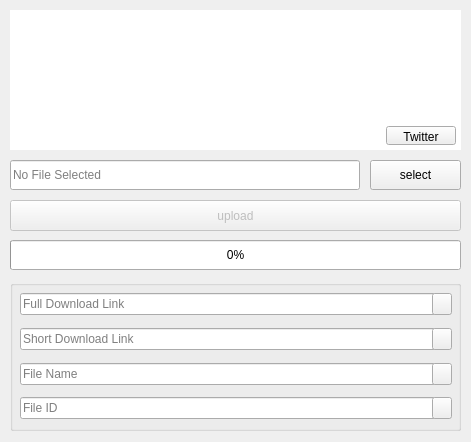
<?xml version="1.0" encoding="UTF-8"?>
<ui version="4.0">
 <class>anonfiles</class>
 <widget class="QMainWindow" name="anonfiles">
  <property name="geometry">
   <rect>
    <x>0</x>
    <y>0</y>
    <width>471</width>
    <height>442</height>
   </rect>
  </property>
  <property name="minimumSize">
   <size>
    <width>471</width>
    <height>442</height>
   </size>
  </property>
  <property name="maximumSize">
   <size>
    <width>471</width>
    <height>442</height>
   </size>
  </property>
  <property name="windowTitle">
   <string>anonfiles | anonymous file upload</string>
  </property>
  <property name="windowIcon">
   <iconset resource="anonfilesrc.qrc">
    <normaloff>:/images/assets/logo-24x24.ico</normaloff>:/images/assets/logo-24x24.ico</iconset>
  </property>
  <property name="styleSheet">
   <string notr="true">QMainWindow &gt; QWidget{
	background-color:#1e2228;
}
QPushButton {
	background-color:#373e47;
	border:1px solid #444c56;
	color:#adbac7;
	border-radius:6;
	padding-left:1px;
	font: 9pt &quot;Titillium Web&quot;;
	padding-bottom: 2px;
}
QPushButton[cls=&quot;icon&quot;] {
	padding-top: 2px;
}
QPushButton:hover{
	background-color:#444c56;
	border-color:#768390;
}
QPushButton:pressed{
	background-color:#373e47;
}
QPushButton[cls=&quot;primary&quot;] {
	background-color: #373e47;
	border:1px solid #444c56;
	color:#539bf5;
	border-radius:6;
	padding-left:1px;
	padding-bottom: 2px;
}
QPushButton[cls=&quot;primary&quot;]:hover{
	border-color:#539bf5;
}
QPushButton[cls=&quot;primary&quot;]:pressed{
	background-color: #1b4b91;
	color: #fff;
}
QPushButton[cls=&quot;danger&quot;] {
	background-color:#373e47;
	border:1px solid #444c56;
	color:rgb(255, 96, 91);
	border-radius:6;
	padding-left:1px;
	padding-bottom: 2px;
}
QPushButton[cls=&quot;danger&quot;]:hover{
	background-color:#e5534b;
	border-color:#e5534b;
	color:#fff;
}
QPushButton[cls=&quot;danger&quot;]:pressed{
	background-color:#c93c37;
}
QPushButton[cls=&quot;warning&quot;] {
	background-color:#373e47;
	border:1px solid #444c56;
	color:#daaa3f;
	border-radius:6;
	padding-left:1px;
	padding-bottom: 2px;
}
QPushButton[cls=&quot;warning&quot;]:hover{
	border-color:#daaa3f;
	background-color:#daaa3f;
	color:#fff
}
QPushButton[cls=&quot;warning&quot;]:pressed{
	background-color:rgb(171, 132, 49)
}
QPushButton[cls=&quot;success&quot;] {
	background-color:#347d39;
	border:1px solid #46954a;
	color:#fff;
	border-radius:6;
	padding-left:1px;
	padding-bottom: 2px;
}
QPushButton[cls=&quot;success&quot;]:hover{
	background-color:#46954a;
}
QPushButton[cls=&quot;success&quot;]:pressed{
	background-color:#347d39;
	border-color:#57ab5a;
	color: #fff;
}
QLineEdit{
	border:1px solid;
	background-color:#22272e;
	border-color:#373e47;
	border-radius:6;
	color:#adbac7;
	padding-left:3px;
	padding-right:3px;
	padding-bottom:2px;
	padding-top:1px;
	font: 9pt &quot;Titillium Web&quot;;
}
QLineEdit[echoMode=&quot;2&quot;] {
	padding-bottom:4px;
}
QGroupBox{
	background-color:#22272e;
	border-radius:5;
	border:1px solid #373e47;
}
QGroupBox:title{
	border-radius:1px;
	border:1px solid #768390;
	color:#768390;
	subcontrol-origin: margin;
	subcontrol-position: top center;
	padding-left: 10px;
	padding-right: 10px;
	padding-top:1px;
	padding-bottom:1px;
}
QGroupBox[cls=&quot;warning&quot;]{
	background-color:rgba(174,124,20,0.4);
	border-color:#daaa3f;
}
QGroupBox:title[cls=&quot;warning&quot;]{
	border-color:#daaa3f;
	color:#daaa3f;
}
QTextBrowser{
	border-radius:5px;
	border:1px solid #768390;
	color:#adbac7;
	selection-background-color:rgba( 255, 255, 255, 0% );
	selection-color:#539bf5;
	background-attachment: none;
	font: 8pt &quot;Titillium Web&quot;;
}
*{
	selection-background-color:rgba( 255, 255, 255, 0% );
	selection-color:#539bf5;
	color:#adbac7;
}
QProgressBar{
	border-radius:6;
	border:1px solid #373e47;
	background: #2d333b;
	padding: 2px;
	text-align:center;
	color:#539bf5;
	font: 9pt &quot;Titillium Web&quot;;
}
QProgressBar::chunk:horizontal {
	border-radius:4;
	background: #768390;
}
QLabel{
	background: transparent;
	color:#adbac7;
	font: 10pt &quot;Titillium Web&quot;;
}
QLabel[cls=&quot;tag&quot;]{
	color:#539bf5;
	backgound:#253041;
	border: 1px solid #253041;
	border-radius:6;
	padding-bottom:2px;
}
QTabBar::tab {
	padding-left: 10px;
	padding-right: 10px;
	padding-top: 3px;
	padding-bottom: 3px;
	margin-right:2px;
	margin-bottom:2px;
	border-radius:2px;
	background-color:#1e2228;
	color:#adbac7;
	font: 63 9pt &quot;Titillium Web&quot;;
}
QTabBar::tab:selected {
	background:#373e47;
}
QTabWidget::pane { 
	border:0.2em solid #373e47;
	border-radius:2px;
	background-color:#22272e;
}
QGraphicsView{
	border:1px solid #444c56;
	border-radius:5;
}
QFrame{
	background-color:#2d333b;
}
Line{
	background-color:#444c56;
	border:none;
}
QScrollArea{
	background-color:#1e2228;
}
QTextEdit{
	border:1px solid #373e47;
	border-radius:5;
	
}
QMenuBar{
	margin:1px;
	margin-bottom:2px;
	border-bottom:1px solid #444c56;
}
QMenuBar:item{
	background-color:#373e47;
	border:1px solid #444c56;
	padding-left:7px;
	padding-right:7px;
	padding-top:1px;
	padding-bottom:1px;
	border-radius:2px;
	margin-right:1px;
}
QMenu{
	background-color:#373e47;
	border:1px solid #444c56;
	border-radius:2;
}
QToolTip {
     background-color:#22272e;
	border-radius:5;
	border:1px solid;
	border-color:#768390;
}</string>
  </property>
  <widget class="QWidget" name="centralwidget">
   <widget class="QGraphicsView" name="graphicsView">
    <property name="geometry">
     <rect>
      <x>10</x>
      <y>10</y>
      <width>451</width>
      <height>140</height>
     </rect>
    </property>
    <property name="styleSheet">
     <string notr="true">background-image: url(:/images/assets/anonfiles-logo.png);</string>
    </property>
    <property name="frameShape">
     <enum>QFrame::NoFrame</enum>
    </property>
   </widget>
   <widget class="QLineEdit" name="file_path">
    <property name="geometry">
     <rect>
      <x>10</x>
      <y>160</y>
      <width>350</width>
      <height>30</height>
     </rect>
    </property>
    <property name="text">
     <string/>
    </property>
    <property name="readOnly">
     <bool>true</bool>
    </property>
    <property name="placeholderText">
     <string>No File Selected</string>
    </property>
   </widget>
   <widget class="QPushButton" name="btn_select">
    <property name="geometry">
     <rect>
      <x>370</x>
      <y>160</y>
      <width>91</width>
      <height>30</height>
     </rect>
    </property>
    <property name="cursor">
     <cursorShape>PointingHandCursor</cursorShape>
    </property>
    <property name="toolTip">
     <string>&lt;html&gt;&lt;head/&gt;&lt;body&gt;&lt;p&gt;Select file to Upload&lt;/p&gt;&lt;/body&gt;&lt;/html&gt;</string>
    </property>
    <property name="text">
     <string>select</string>
    </property>
    <property name="cls" stdset="0">
     <string>primary</string>
    </property>
   </widget>
   <widget class="QProgressBar" name="upload_progress">
    <property name="geometry">
     <rect>
      <x>10</x>
      <y>240</y>
      <width>451</width>
      <height>30</height>
     </rect>
    </property>
    <property name="value">
     <number>0</number>
    </property>
    <property name="textVisible">
     <bool>true</bool>
    </property>
   </widget>
   <widget class="QGroupBox" name="groupBox">
    <property name="geometry">
     <rect>
      <x>10</x>
      <y>280</y>
      <width>451</width>
      <height>151</height>
     </rect>
    </property>
    <property name="title">
     <string/>
    </property>
    <widget class="QLineEdit" name="Flink">
     <property name="geometry">
      <rect>
       <x>10</x>
       <y>13</y>
       <width>431</width>
       <height>22</height>
      </rect>
     </property>
     <property name="readOnly">
      <bool>true</bool>
     </property>
     <property name="placeholderText">
      <string>Full Download Link</string>
     </property>
    </widget>
    <widget class="QLineEdit" name="Slink">
     <property name="geometry">
      <rect>
       <x>10</x>
       <y>48</y>
       <width>431</width>
       <height>22</height>
      </rect>
     </property>
     <property name="readOnly">
      <bool>true</bool>
     </property>
     <property name="placeholderText">
      <string>Short Download Link</string>
     </property>
    </widget>
    <widget class="QLineEdit" name="Fname">
     <property name="geometry">
      <rect>
       <x>10</x>
       <y>83</y>
       <width>431</width>
       <height>22</height>
      </rect>
     </property>
     <property name="readOnly">
      <bool>true</bool>
     </property>
     <property name="placeholderText">
      <string>File Name</string>
     </property>
    </widget>
    <widget class="QLineEdit" name="FID">
     <property name="geometry">
      <rect>
       <x>10</x>
       <y>117</y>
       <width>431</width>
       <height>22</height>
      </rect>
     </property>
     <property name="readOnly">
      <bool>true</bool>
     </property>
     <property name="placeholderText">
      <string>File ID</string>
     </property>
    </widget>
    <widget class="QPushButton" name="btn_copy_fd">
     <property name="geometry">
      <rect>
       <x>422</x>
       <y>13</y>
       <width>20</width>
       <height>22</height>
      </rect>
     </property>
     <property name="cursor">
      <cursorShape>PointingHandCursor</cursorShape>
     </property>
     <property name="toolTip">
      <string>&lt;html&gt;&lt;head/&gt;&lt;body&gt;&lt;p&gt;Copy long Download link&lt;/p&gt;&lt;/body&gt;&lt;/html&gt;</string>
     </property>
     <property name="styleSheet">
      <string notr="true">padding-right:1px;
padding-top:2px;</string>
     </property>
     <property name="text">
      <string/>
     </property>
     <property name="icon">
      <iconset resource="anonfilesrc.qrc">
       <normaloff>:/images/assets/copy-white.png</normaloff>:/images/assets/copy-white.png</iconset>
     </property>
     <property name="iconSize">
      <size>
       <width>12</width>
       <height>12</height>
      </size>
     </property>
    </widget>
   </widget>
   <widget class="QPushButton" name="btn_upload">
    <property name="enabled">
     <bool>false</bool>
    </property>
    <property name="geometry">
     <rect>
      <x>10</x>
      <y>200</y>
      <width>451</width>
      <height>31</height>
     </rect>
    </property>
    <property name="cursor">
     <cursorShape>PointingHandCursor</cursorShape>
    </property>
    <property name="text">
     <string>upload</string>
    </property>
    <property name="cls" stdset="0">
     <string>primary</string>
    </property>
   </widget>
   <widget class="QPushButton" name="btn_copy_sd">
    <property name="geometry">
     <rect>
      <x>432</x>
      <y>328</y>
      <width>20</width>
      <height>22</height>
     </rect>
    </property>
    <property name="cursor">
     <cursorShape>PointingHandCursor</cursorShape>
    </property>
    <property name="toolTip">
     <string>&lt;html&gt;&lt;head/&gt;&lt;body&gt;&lt;p&gt;Copy short Download link&lt;/p&gt;&lt;/body&gt;&lt;/html&gt;</string>
    </property>
    <property name="styleSheet">
     <string notr="true">padding-right:1px;
padding-top:2px;</string>
    </property>
    <property name="text">
     <string/>
    </property>
    <property name="icon">
     <iconset resource="anonfilesrc.qrc">
      <normaloff>:/images/assets/copy-white.png</normaloff>:/images/assets/copy-white.png</iconset>
    </property>
    <property name="iconSize">
     <size>
      <width>12</width>
      <height>12</height>
     </size>
    </property>
   </widget>
   <widget class="QPushButton" name="btn_copy_fn">
    <property name="geometry">
     <rect>
      <x>432</x>
      <y>363</y>
      <width>20</width>
      <height>22</height>
     </rect>
    </property>
    <property name="cursor">
     <cursorShape>PointingHandCursor</cursorShape>
    </property>
    <property name="toolTip">
     <string>&lt;html&gt;&lt;head/&gt;&lt;body&gt;&lt;p&gt;Copy File Name&lt;/p&gt;&lt;/body&gt;&lt;/html&gt;</string>
    </property>
    <property name="styleSheet">
     <string notr="true">padding-right:1px;
padding-top:2px;</string>
    </property>
    <property name="text">
     <string/>
    </property>
    <property name="icon">
     <iconset resource="anonfilesrc.qrc">
      <normaloff>:/images/assets/copy-white.png</normaloff>:/images/assets/copy-white.png</iconset>
    </property>
    <property name="iconSize">
     <size>
      <width>12</width>
      <height>12</height>
     </size>
    </property>
   </widget>
   <widget class="QPushButton" name="btn_copy_fi">
    <property name="geometry">
     <rect>
      <x>432</x>
      <y>397</y>
      <width>20</width>
      <height>22</height>
     </rect>
    </property>
    <property name="cursor">
     <cursorShape>PointingHandCursor</cursorShape>
    </property>
    <property name="toolTip">
     <string>&lt;html&gt;&lt;head/&gt;&lt;body&gt;&lt;p&gt;Copy File ID&lt;/p&gt;&lt;/body&gt;&lt;/html&gt;</string>
    </property>
    <property name="styleSheet">
     <string notr="true">padding-right:1px;
padding-top:2px;</string>
    </property>
    <property name="text">
     <string/>
    </property>
    <property name="icon">
     <iconset resource="anonfilesrc.qrc">
      <normaloff>:/images/assets/copy-white.png</normaloff>:/images/assets/copy-white.png</iconset>
    </property>
    <property name="iconSize">
     <size>
      <width>12</width>
      <height>12</height>
     </size>
    </property>
   </widget>
   <widget class="QPushButton" name="btn_twitter">
    <property name="geometry">
     <rect>
      <x>386</x>
      <y>126</y>
      <width>70</width>
      <height>19</height>
     </rect>
    </property>
    <property name="cursor">
     <cursorShape>PointingHandCursor</cursorShape>
    </property>
    <property name="toolTip">
     <string>&lt;html&gt;&lt;head/&gt;&lt;body&gt;&lt;p&gt;The Developer account on Twitter&lt;/p&gt;&lt;/body&gt;&lt;/html&gt;</string>
    </property>
    <property name="styleSheet">
     <string notr="true">padding-top:2px;</string>
    </property>
    <property name="text">
     <string>Twitter</string>
    </property>
    <property name="icon">
     <iconset resource="anonfilesrc.qrc">
      <normaloff>:/images/assets/0-twitter.png</normaloff>:/images/assets/0-twitter.png</iconset>
    </property>
    <property name="iconSize">
     <size>
      <width>13</width>
      <height>13</height>
     </size>
    </property>
   </widget>
   <zorder>graphicsView</zorder>
   <zorder>file_path</zorder>
   <zorder>btn_select</zorder>
   <zorder>upload_progress</zorder>
   <zorder>groupBox</zorder>
   <zorder>btn_upload</zorder>
   <zorder>btn_twitter</zorder>
   <zorder>btn_copy_fi</zorder>
   <zorder>btn_copy_fn</zorder>
   <zorder>btn_copy_sd</zorder>
  </widget>
 </widget>
 <resources>
  <include location="anonfilesrc.qrc"/>
 </resources>
 <connections/>
</ui>
